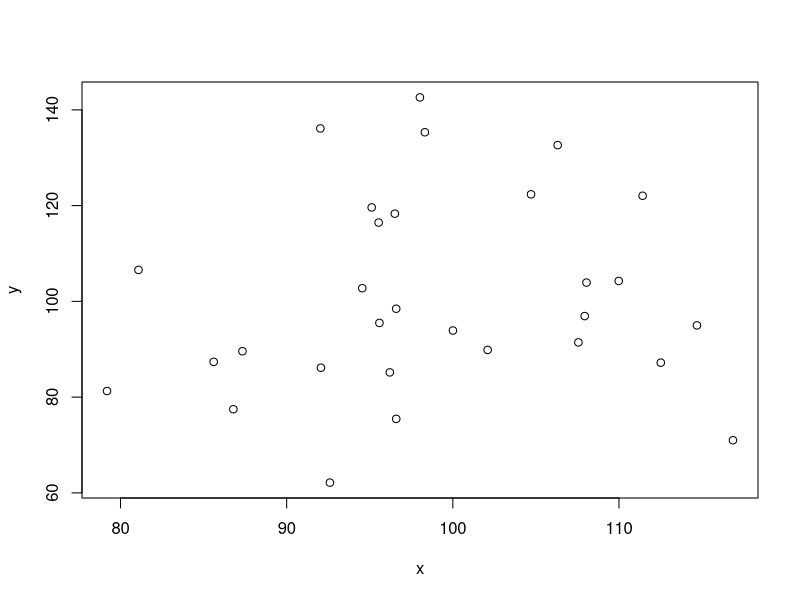
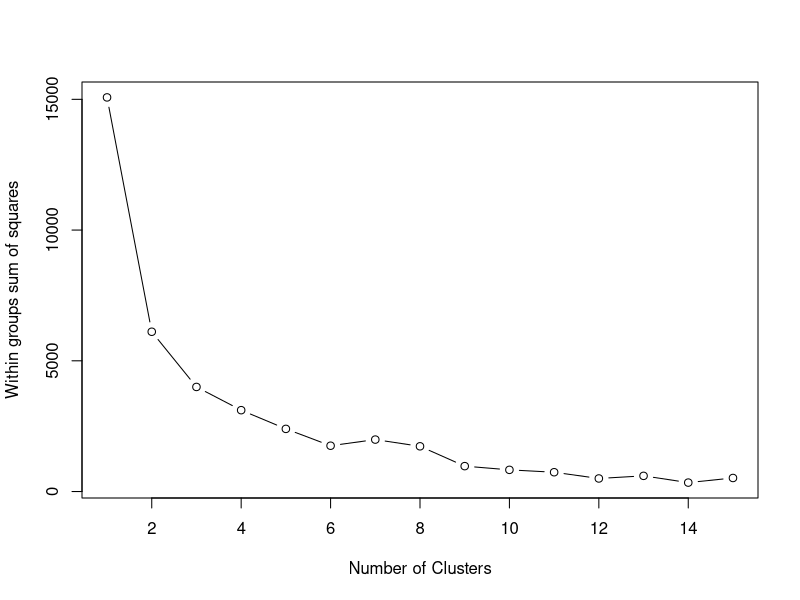
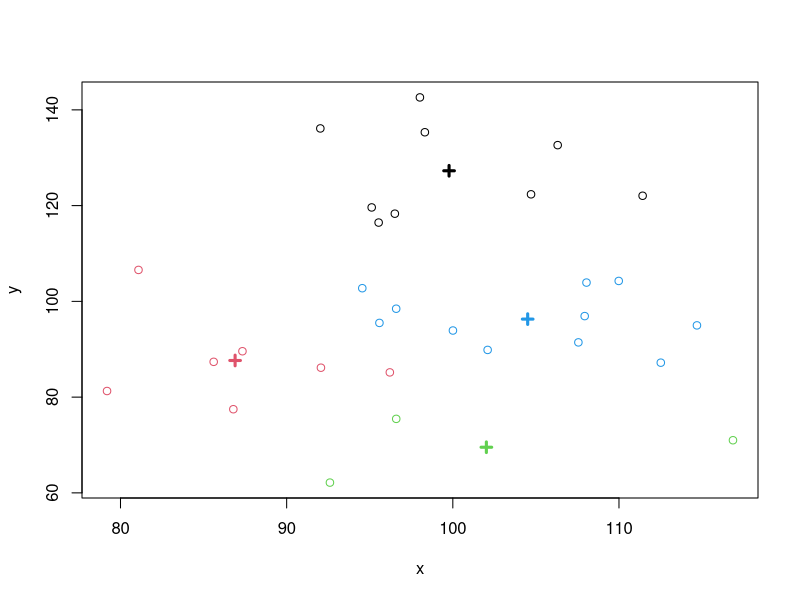

Here is the R script that generated these plots, in order:
## K means clustering

## distance metric
## euclidian distance
## correlation similarity
## binary distance (city block)


# an initial number of cluster
# a guess of cluster centroids
# 
x = rnorm(30, mean=100, sd = 10)
y = rnorm(30, mean = 100, sd = 20)
plot(x, y)
df = data.frame(x, y)

## determine the number of clusters by looking at within group sum of squares
wss = (nrow(df) - 1) * sum(apply(df, 2, var))   ## '1' indicates matrix 2' indicates columns
## analysis for between 2 and 15 groups
for (i in 2:15){
    wss[i] = sum(kmeans(df, centers = i)$withinss)
}
plot(1:15, wss, type="b", 
     xlab = "Number of Clusters", 
     ylab = "Within groups sum of squares")

## change number of centers depending on plot of SS
kmeansObj = kmeans(df, centers = 4)
names(kmeansObj)
kmeansObj$centers
plot(x, y, col = kmeansObj$cluster)
points(kmeansObj$centers, col = 1:7, pch = 3, lwd = 3)
